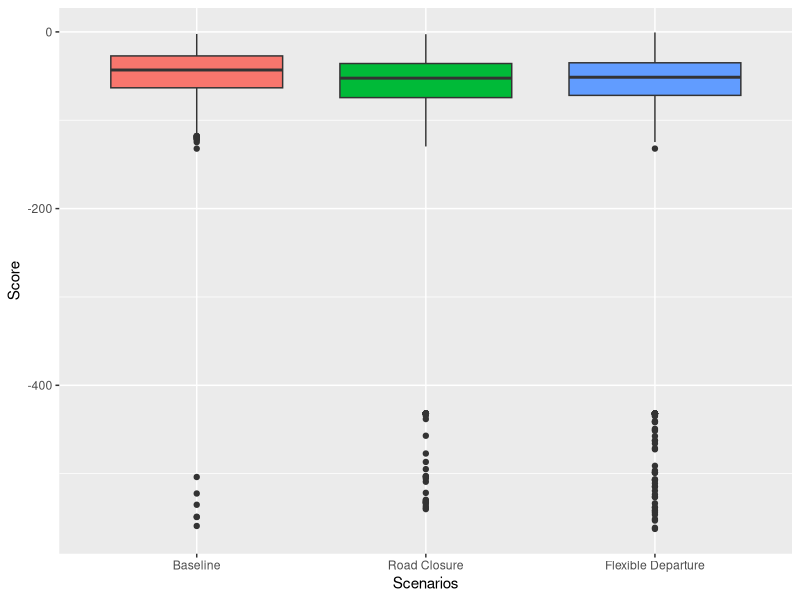
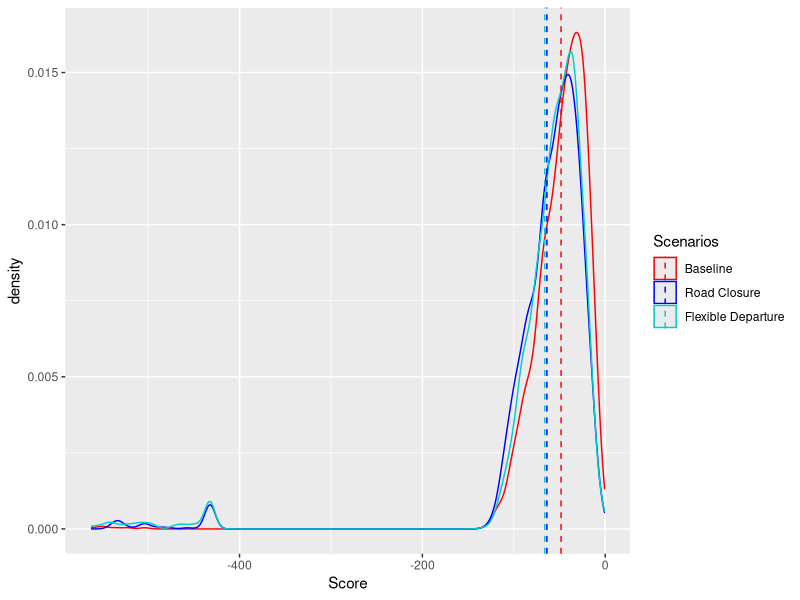

These charts were generated, in order, by the following R code:
library(ggplot2)
library(reshape2)
library(plyr)


setwd("C:\\Users\\sunxi\\git\\ABMT2018_Sun_Bicudo\\analysis")
scor <- read.csv("scoreComparison.csv",sep = ";",row.names = NULL)
colnames(scor) <- c("personID","Baseline","Road Closure","Flexible Departure")
scor <- scor[,1:4]

scor_long <- melt(scor, na.rm = FALSE, id.vars = "personID", measure.vars = c("Baseline","Road Closure","Flexible Departure"))
colnames(scor_long) <- c("personID","Scenarios","Score")

box <- ggplot(scor_long, aes(x=Scenarios, y=Score, fill=Scenarios)) +
  geom_boxplot() +
  guides(fill=FALSE)

box

cscor <- ddply(scor_long, "Scenarios", summarise, Score.mean=mean(Score), Score.high =max(Score), Score.low = min(Score))
cscor


hist2 <- ggplot(scor_long, aes(x=Score, colour=Scenarios)) +
  geom_density() +
  geom_vline(data=cscor, aes(xintercept=Score.mean, colour=Scenarios, size=2),
             linetype="dashed", size=0.5)+
  scale_color_manual(values=c("red", "blue", "#00CCCC"))

hist2

